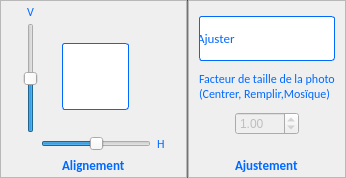
<?xml version="1.0" encoding="UTF-8"?>
<ui version="4.0">
 <class>ImagePositionUI</class>
 <widget class="QWidget" name="ImagePositionUI">
  <property name="geometry">
   <rect>
    <x>0</x>
    <y>0</y>
    <width>346</width>
    <height>178</height>
   </rect>
  </property>
  <property name="sizePolicy">
   <sizepolicy hsizetype="Minimum" vsizetype="Minimum">
    <horstretch>0</horstretch>
    <verstretch>0</verstretch>
   </sizepolicy>
  </property>
  <property name="maximumSize">
   <size>
    <width>16777215</width>
    <height>314</height>
   </size>
  </property>
  <property name="windowTitle">
   <string>Form</string>
  </property>
  <layout class="QHBoxLayout" name="horizontalLayout">
   <property name="spacing">
    <number>0</number>
   </property>
   <property name="leftMargin">
    <number>0</number>
   </property>
   <property name="topMargin">
    <number>0</number>
   </property>
   <property name="rightMargin">
    <number>0</number>
   </property>
   <property name="bottomMargin">
    <number>0</number>
   </property>
   <item>
    <widget class="QFrame" name="framePosition">
     <property name="sizePolicy">
      <sizepolicy hsizetype="Preferred" vsizetype="Minimum">
       <horstretch>0</horstretch>
       <verstretch>0</verstretch>
      </sizepolicy>
     </property>
     <property name="minimumSize">
      <size>
       <width>160</width>
       <height>130</height>
      </size>
     </property>
     <property name="frameShape">
      <enum>QFrame::StyledPanel</enum>
     </property>
     <property name="frameShadow">
      <enum>QFrame::Raised</enum>
     </property>
     <layout class="QGridLayout" name="glAlign">
      <property name="leftMargin">
       <number>5</number>
      </property>
      <property name="topMargin">
       <number>3</number>
      </property>
      <property name="rightMargin">
       <number>5</number>
      </property>
      <property name="bottomMargin">
       <number>3</number>
      </property>
      <property name="spacing">
       <number>3</number>
      </property>
      <item row="2" column="5">
       <spacer name="horizontalSpacer">
        <property name="orientation">
         <enum>Qt::Horizontal</enum>
        </property>
        <property name="sizeHint" stdset="0">
         <size>
          <width>0</width>
          <height>20</height>
         </size>
        </property>
       </spacer>
      </item>
      <item row="1" column="2" alignment="Qt::AlignHCenter">
       <widget class="QComboBox" name="cbPosition">
        <property name="minimumSize">
         <size>
          <width>67</width>
          <height>67</height>
         </size>
        </property>
        <property name="maximumSize">
         <size>
          <width>67</width>
          <height>67</height>
         </size>
        </property>
        <property name="toolTip">
         <string>Choix de la position de la photo</string>
        </property>
        <property name="styleSheet">
         <string notr="true">QComboBox {
    border: 1px solid rgb(0,106,255);
    border-radius: 3px;
  padding: 1px -1px 1px 4px;

	background-color: qlineargradient(x1: 0, y1: 0, x2: 0, y2: 1,
                                       stop: 0 #dadbde, stop: 1 #f6f7fa);
}

QComboBox::drop-down {
	width: 0px;
}

QComboBox:hover{
background-color: qlineargradient(x1: 0, y1: 0, x2: 0, y2: 1,
                                       stop: 0 #f6f7fa, stop: 1 #dadbde);
}


 QComboBox QAbstractItemView {
     selection-background-color: lightgray;
 }</string>
        </property>
        <property name="currentIndex">
         <number>4</number>
        </property>
        <property name="iconSize">
         <size>
          <width>52</width>
          <height>52</height>
         </size>
        </property>
        <property name="frame">
         <bool>true</bool>
        </property>
        <item>
         <property name="text">
          <string/>
         </property>
         <property name="icon">
          <iconset resource="../resources.qrc">
           <normaloff>:/images/aligment/top_left</normaloff>:/images/aligment/top_left</iconset>
         </property>
        </item>
        <item>
         <property name="text">
          <string/>
         </property>
         <property name="icon">
          <iconset resource="../resources.qrc">
           <normaloff>:/images/aligment/top_center</normaloff>:/images/aligment/top_center</iconset>
         </property>
        </item>
        <item>
         <property name="text">
          <string/>
         </property>
         <property name="icon">
          <iconset resource="../resources.qrc">
           <normaloff>:/images/aligment/top_right</normaloff>:/images/aligment/top_right</iconset>
         </property>
        </item>
        <item>
         <property name="text">
          <string/>
         </property>
         <property name="icon">
          <iconset resource="../resources.qrc">
           <normaloff>:/images/aligment/center_left</normaloff>:/images/aligment/center_left</iconset>
         </property>
        </item>
        <item>
         <property name="text">
          <string/>
         </property>
         <property name="icon">
          <iconset resource="../resources.qrc">
           <normaloff>:/images/aligment/center_center</normaloff>:/images/aligment/center_center</iconset>
         </property>
        </item>
        <item>
         <property name="text">
          <string/>
         </property>
         <property name="icon">
          <iconset resource="../resources.qrc">
           <normaloff>:/images/aligment/center_right</normaloff>:/images/aligment/center_right</iconset>
         </property>
        </item>
        <item>
         <property name="text">
          <string/>
         </property>
         <property name="icon">
          <iconset resource="../resources.qrc">
           <normaloff>:/images/aligment/down_left</normaloff>:/images/aligment/down_left</iconset>
         </property>
        </item>
        <item>
         <property name="text">
          <string/>
         </property>
         <property name="icon">
          <iconset resource="../resources.qrc">
           <normaloff>:/images/aligment/down_center</normaloff>:/images/aligment/down_center</iconset>
         </property>
        </item>
        <item>
         <property name="text">
          <string/>
         </property>
         <property name="icon">
          <iconset resource="../resources.qrc">
           <normaloff>:/images/aligment/down_right</normaloff>:/images/aligment/down_right</iconset>
         </property>
        </item>
        <item>
         <property name="text">
          <string/>
         </property>
         <property name="icon">
          <iconset resource="../resources.qrc">
           <normaloff>:/images/aligment/align_perso</normaloff>:/images/aligment/align_perso</iconset>
         </property>
        </item>
       </widget>
      </item>
      <item row="2" column="2">
       <widget class="QSlider" name="hsPositionH">
        <property name="minimumSize">
         <size>
          <width>110</width>
          <height>0</height>
         </size>
        </property>
        <property name="maximumSize">
         <size>
          <width>110</width>
          <height>16777215</height>
         </size>
        </property>
        <property name="toolTip">
         <string>Alignement horizontal de la photo</string>
        </property>
        <property name="maximum">
         <number>1000</number>
        </property>
        <property name="value">
         <number>500</number>
        </property>
        <property name="orientation">
         <enum>Qt::Horizontal</enum>
        </property>
       </widget>
      </item>
      <item row="1" column="1">
       <widget class="QSlider" name="vsPositionV">
        <property name="minimumSize">
         <size>
          <width>0</width>
          <height>110</height>
         </size>
        </property>
        <property name="maximumSize">
         <size>
          <width>16777215</width>
          <height>110</height>
         </size>
        </property>
        <property name="toolTip">
         <string>Alignement vertical de la photo</string>
        </property>
        <property name="minimum">
         <number>0</number>
        </property>
        <property name="maximum">
         <number>1000</number>
        </property>
        <property name="singleStep">
         <number>10</number>
        </property>
        <property name="value">
         <number>500</number>
        </property>
        <property name="orientation">
         <enum>Qt::Vertical</enum>
        </property>
       </widget>
      </item>
      <item row="2" column="4" alignment="Qt::AlignHCenter|Qt::AlignVCenter">
       <widget class="QLabel" name="laH">
        <property name="maximumSize">
         <size>
          <width>15</width>
          <height>16777215</height>
         </size>
        </property>
        <property name="styleSheet">
         <string notr="true">

QWidget {
  
	color : rgb(0,106,255);
     font:  9pt Calibri;


 }


QWidget:!enabled {
  
	color : rgb(150,150,150);
     font:  9pt Calibri;
 }
</string>
        </property>
        <property name="text">
         <string>H</string>
        </property>
       </widget>
      </item>
      <item row="3" column="1" colspan="4" alignment="Qt::AlignHCenter">
       <widget class="QLabel" name="laPosition">
        <property name="styleSheet">
         <string notr="true">

QWidget {
  
	color : rgb(0,106,255);
    font:  bold 10pt Calibri;


 }


QWidget:!enabled {
  
	color : rgb(150,150,150);
    font:  bold 10pt Calibri;
 }
</string>
        </property>
        <property name="text">
         <string>Alignement</string>
        </property>
       </widget>
      </item>
      <item row="0" column="1" alignment="Qt::AlignHCenter|Qt::AlignVCenter">
       <widget class="QLabel" name="laV">
        <property name="styleSheet">
         <string notr="true">

QWidget {
  
	color : rgb(0,106,255);
     font:  9pt Calibri;


 }


QWidget:!enabled {
  
	color : rgb(150,150,150);
     font:  9pt Calibri;
 }
</string>
        </property>
        <property name="text">
         <string>V</string>
        </property>
       </widget>
      </item>
      <item row="1" column="0">
       <spacer name="horizontalSpacer_2">
        <property name="orientation">
         <enum>Qt::Horizontal</enum>
        </property>
        <property name="sizeHint" stdset="0">
         <size>
          <width>0</width>
          <height>20</height>
         </size>
        </property>
       </spacer>
      </item>
     </layout>
    </widget>
   </item>
   <item>
    <widget class="Line" name="line">
     <property name="maximumSize">
      <size>
       <width>1</width>
       <height>16777215</height>
      </size>
     </property>
     <property name="styleSheet">
      <string notr="true">	background-color: rgb(0,106,255);</string>
     </property>
     <property name="orientation">
      <enum>Qt::Vertical</enum>
     </property>
    </widget>
   </item>
   <item>
    <widget class="QFrame" name="frameAdjust">
     <property name="sizePolicy">
      <sizepolicy hsizetype="Preferred" vsizetype="Minimum">
       <horstretch>0</horstretch>
       <verstretch>0</verstretch>
      </sizepolicy>
     </property>
     <property name="frameShape">
      <enum>QFrame::StyledPanel</enum>
     </property>
     <property name="frameShadow">
      <enum>QFrame::Raised</enum>
     </property>
     <layout class="QVBoxLayout" name="vlAdjust">
      <property name="spacing">
       <number>10</number>
      </property>
      <property name="leftMargin">
       <number>10</number>
      </property>
      <property name="topMargin">
       <number>3</number>
      </property>
      <property name="rightMargin">
       <number>10</number>
      </property>
      <property name="bottomMargin">
       <number>3</number>
      </property>
      <item>
       <spacer name="verticalSpacer">
        <property name="orientation">
         <enum>Qt::Vertical</enum>
        </property>
        <property name="sizeHint" stdset="0">
         <size>
          <width>20</width>
          <height>10</height>
         </size>
        </property>
       </spacer>
      </item>
      <item alignment="Qt::AlignVCenter">
       <widget class="QComboBox" name="cbAdjust">
        <property name="minimumSize">
         <size>
          <width>0</width>
          <height>45</height>
         </size>
        </property>
        <property name="maximumSize">
         <size>
          <width>16777215</width>
          <height>45</height>
         </size>
        </property>
        <property name="toolTip">
         <string>&lt;html&gt;&lt;head/&gt;&lt;body&gt;&lt;p&gt;Ajustement de la photo dans son espace&lt;/p&gt;&lt;/body&gt;&lt;/html&gt;</string>
        </property>
        <property name="styleSheet">
         <string notr="true">QComboBox {
    border: 1px solid rgb(0,106,255);
    border-radius: 3px;
    padding: 1px 1px 1px -3px;

	background-color: qlineargradient(x1: 0, y1: 0, x2: 0, y2: 1,
                                       stop: 0 #dadbde, stop: 1 #f6f7fa);

    font:  10pt Calibri;
	color : rgb(150,150,150);
}


QComboBox:enabled {

	color : rgb(0,106,255);
}


QComboBox::drop-down {
	width: 0px;
}

QComboBox:hover{
background-color: qlineargradient(x1: 0, y1: 0, x2: 0, y2: 1,
                                       stop: 0 #f6f7fa, stop: 1 #dadbde);
}

 QComboBox QAbstractItemView {
     selection-background-color: lightgray;
 }</string>
        </property>
        <property name="currentIndex">
         <number>3</number>
        </property>
        <property name="iconSize">
         <size>
          <width>72</width>
          <height>46</height>
         </size>
        </property>
        <property name="frame">
         <bool>true</bool>
        </property>
        <item>
         <property name="text">
          <string>Centrer</string>
         </property>
         <property name="icon">
          <iconset resource="../resources.qrc">
           <normaloff>:/images/adjust/center_bg_image</normaloff>:/images/adjust/center_bg_image</iconset>
         </property>
        </item>
        <item>
         <property name="text">
          <string>Etirer</string>
         </property>
         <property name="icon">
          <iconset resource="../resources.qrc">
           <normaloff>:/images/adjust/extend_bg_image</normaloff>:/images/adjust/extend_bg_image</iconset>
         </property>
        </item>
        <item>
         <property name="text">
          <string>Remplir</string>
         </property>
         <property name="icon">
          <iconset resource="../resources.qrc">
           <normaloff>:/images/adjust/fill_bg_image</normaloff>:/images/adjust/fill_bg_image</iconset>
         </property>
        </item>
        <item>
         <property name="text">
          <string>Ajuster</string>
         </property>
         <property name="icon">
          <iconset resource="../resources.qrc">
           <normaloff>:/images/adjust/adjust_bg_image</normaloff>:/images/adjust/adjust_bg_image</iconset>
         </property>
        </item>
        <item>
         <property name="text">
          <string>Mosaïque</string>
         </property>
         <property name="icon">
          <iconset resource="../resources.qrc">
           <normaloff>:/images/adjust/mosaic_bg_image</normaloff>:/images/adjust/mosaic_bg_image</iconset>
         </property>
        </item>
       </widget>
      </item>
      <item alignment="Qt::AlignHCenter">
       <widget class="QLabel" name="laScale">
        <property name="styleSheet">
         <string notr="true">

QWidget {
  
	color : rgb(0,106,255);
     font:  9pt Calibri;


 }


QWidget:!enabled {
  
	color : rgb(150,150,150);
     font:  9pt Calibri;
 }
</string>
        </property>
        <property name="text">
         <string>Facteur de taille de la photo
(Centrer, Remplir,Mosïque)</string>
        </property>
       </widget>
      </item>
      <item alignment="Qt::AlignHCenter">
       <widget class="QDoubleSpinBox" name="dsbScale">
        <property name="enabled">
         <bool>false</bool>
        </property>
        <property name="toolTip">
         <string>Facteur de taille de la photo</string>
        </property>
        <property name="minimum">
         <double>0.010000000000000</double>
        </property>
        <property name="maximum">
         <double>100.000000000000000</double>
        </property>
        <property name="singleStep">
         <double>0.010000000000000</double>
        </property>
        <property name="value">
         <double>1.000000000000000</double>
        </property>
       </widget>
      </item>
      <item>
       <spacer name="verticalSpacer_2">
        <property name="orientation">
         <enum>Qt::Vertical</enum>
        </property>
        <property name="sizeHint" stdset="0">
         <size>
          <width>20</width>
          <height>1</height>
         </size>
        </property>
       </spacer>
      </item>
      <item alignment="Qt::AlignHCenter">
       <widget class="QLabel" name="laAdjust">
        <property name="styleSheet">
         <string notr="true">

QWidget {
  
	color : rgb(0,106,255);
    font:  bold 10pt Calibri;


 }


QWidget:!enabled {
  
	color : rgb(150,150,150);
    font:  bold 10pt Calibri;
 }
</string>
        </property>
        <property name="text">
         <string>Ajustement</string>
        </property>
       </widget>
      </item>
     </layout>
    </widget>
   </item>
  </layout>
 </widget>
 <resources>
  <include location="../resources.qrc"/>
 </resources>
 <connections/>
</ui>
